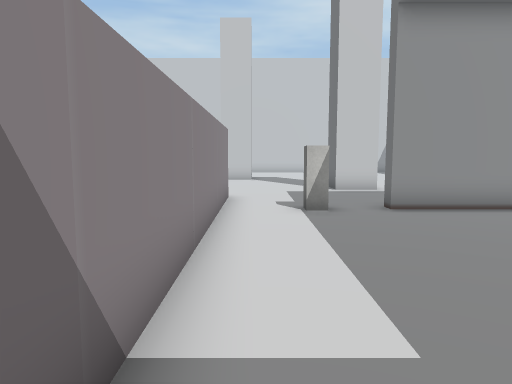
[1] (above)

23 first-person views from a walk through a 3-D level made in the Unity game engine. The camera is 1.3 m above the floor, tilts 6° down and sees 70° across. The floor is counted in squares, 1 m on a side. Each view is taken from the middle of a square. On the plan, view 1 faces up. The plan holds only what a view shows up to about 15 squares ahead; the rest is blank. The place goes on beyond the plan. The player character is not drawn. Some surface patterns are stand-ins.

[2]
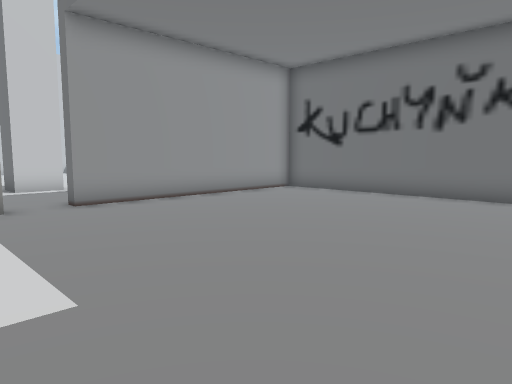

[3]
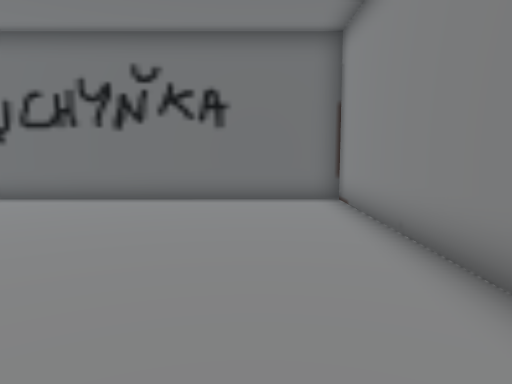

[4]
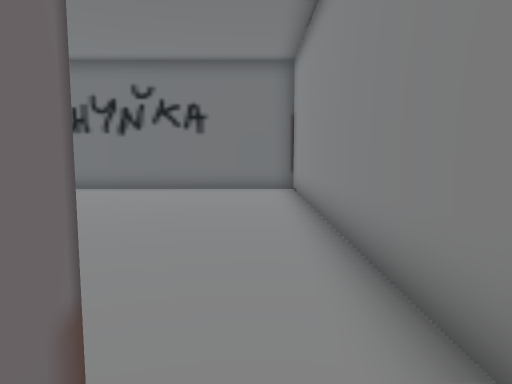

[5]
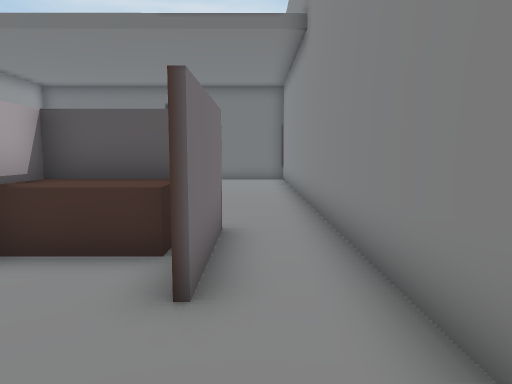

[6]
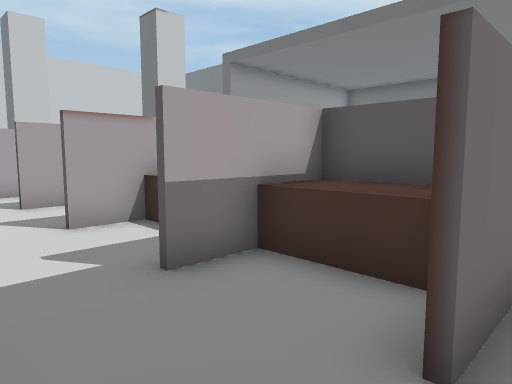

[7]
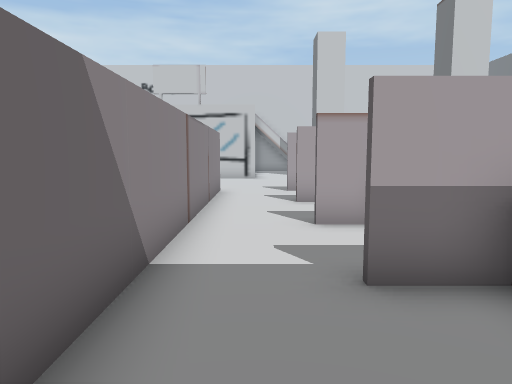

[8]
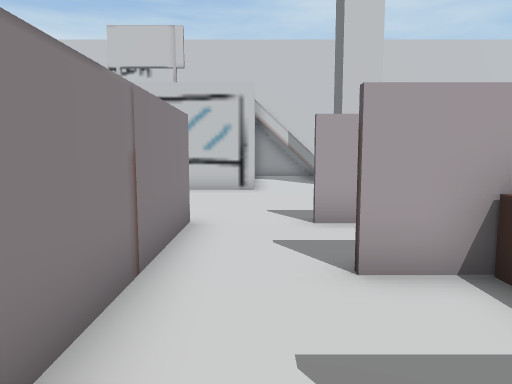

[9]
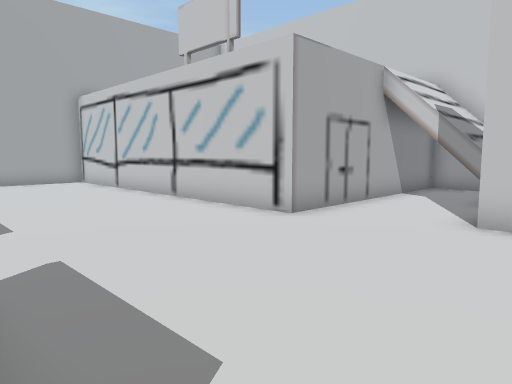

[10]
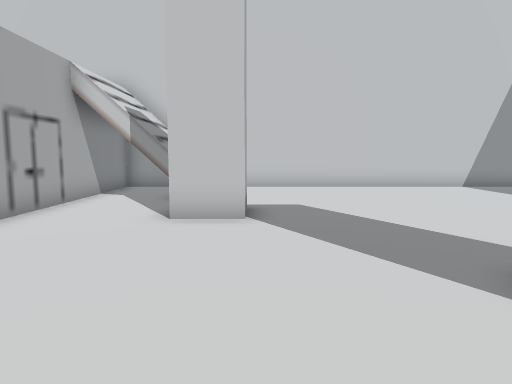

[11]
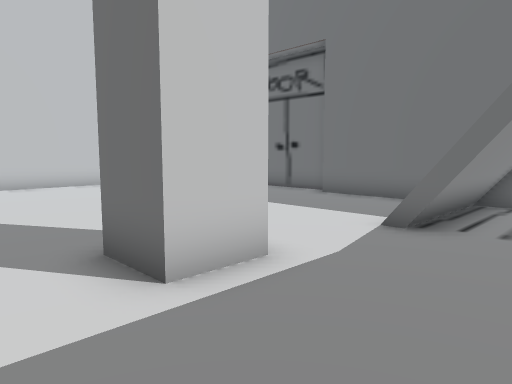

[12]
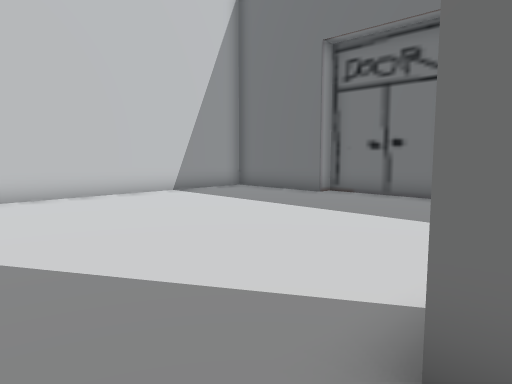

[13]
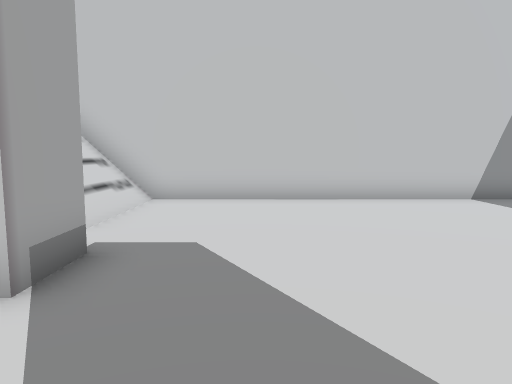

[14]
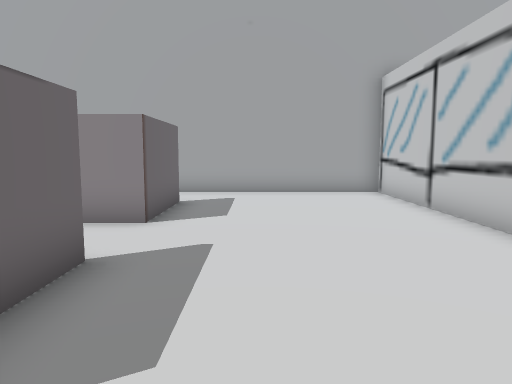

[15]
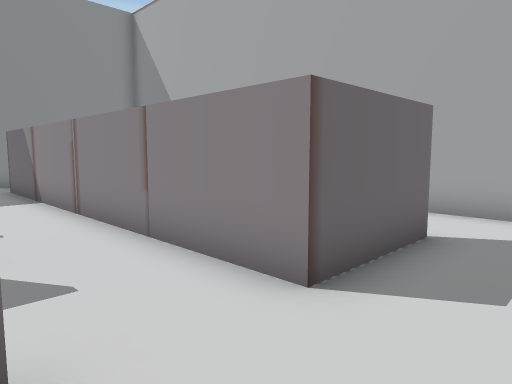

[16]
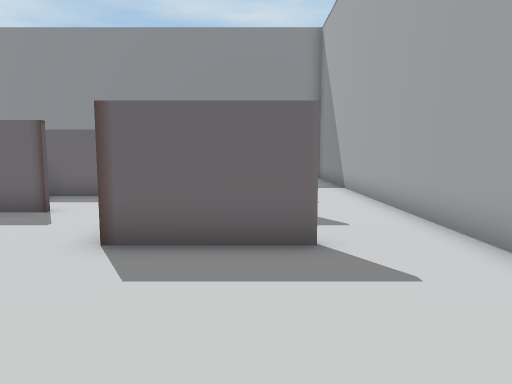

[17]
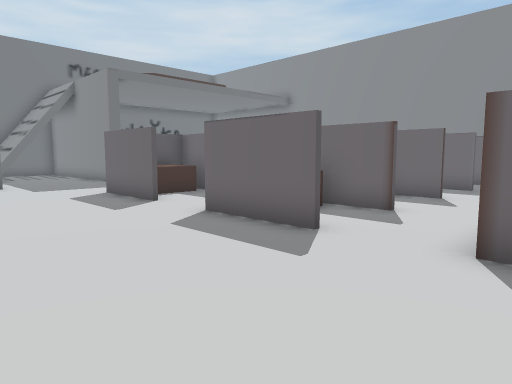

[18]
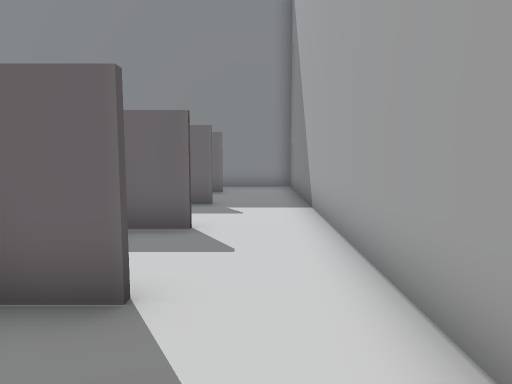

[19]
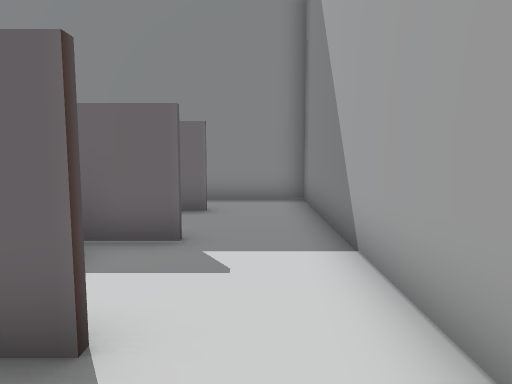

[20]
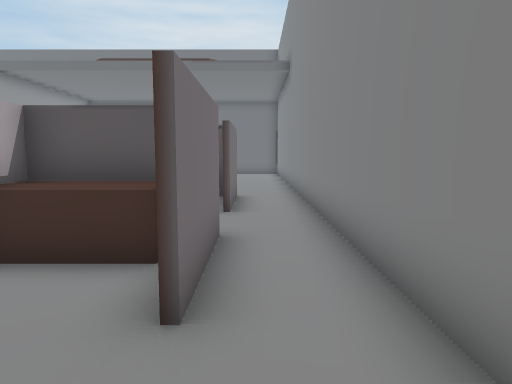

[21]
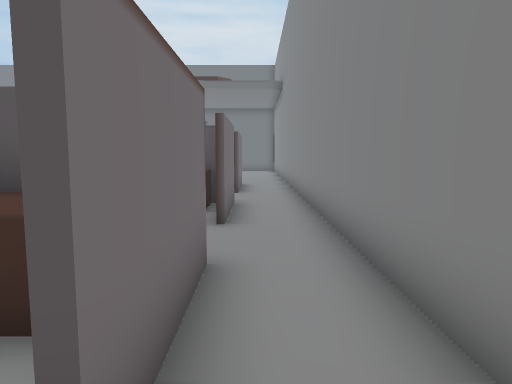

[22]
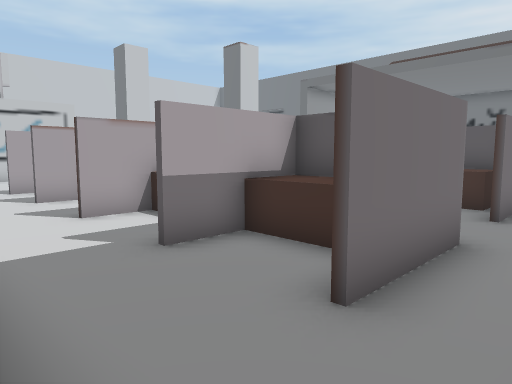

[23]
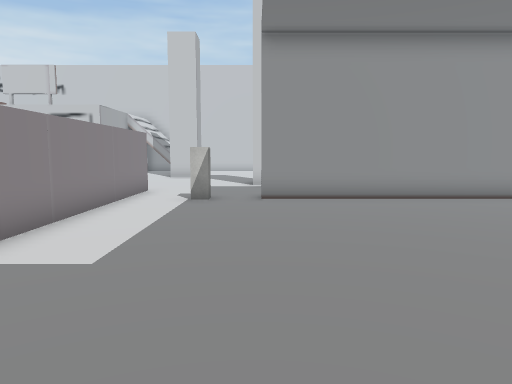

### Floor plan
Key: @ floor where view 1 was taken; # wall or solid block; . floor; / step, stairs or slope; = window, fence, low wall or low ledge; ^ raised ledge.
Columns run from 18 left of view 1 to 12 right of it. Each row starts with its distance up from view 1.
 26              ##################
 25              #.///............#
 24              #.///............#
 23              #.///............#
 22              #./ /............#
 21              #................#
 20              #................#
 19              #...#............#
 18              #................#
 17 ##############................#
 16 #.............................#
 15 #.............................#
 14 #....................# .......#
 13 #....................##...== =#
 12 #.........................####
 11 #...###..##^...###........##
 10 #...  #... #....^#.....
  9 #.... #...^#....^#....#########
  8 #...# #..###...#^#............#
  7 #.... #... #.... #............#
  6 #.... #...^#.... #............#
  5 #...# #..###...#^#............#
  4 #.... #...^#....^#............#
  3 #.... #...^#.... #............#
  2 #...#^#..###...#^#............#
  1 #...  #...^#....^#............#
  0 #....^#...^#....^#@...........#
 -1 #...###..###...###............#
 -2 #.............................#
 -3 #.............................#
 -4 ###############################

Where each view was taken, in squares from view 1:
view 1: 0 up, 0 right, facing up
view 2: 1 down, 0 right, facing up-right
view 3: 1 down, 1 right, facing right
view 4: 2 down, 2 left, facing right
view 5: 2 down, 7 left, facing right
view 6: 2 down, 6 left, facing up-right
view 7: 2 down, 5 left, facing up
view 8: 4 up, 5 left, facing up
view 9: 11 up, 0 right, facing up-left
view 10: 11 up, 0 right, facing up
view 11: 10 up, 1 right, facing up-right
view 12: 14 up, 1 right, facing up-right
view 13: 15 up, 2 right, facing up
view 14: 13 up, 5 left, facing left
view 15: 13 up, 9 left, facing down-left
view 16: 16 up, 14 left, facing down
view 17: 16 up, 13 left, facing down-right
view 18: 11 up, 16 left, facing down
view 19: 7 up, 16 left, facing down
view 20: 2 down, 12 left, facing right
view 21: 2 down, 16 left, facing right
view 22: 3 down, 12 left, facing up-right
view 23: 2 down, 3 right, facing up
